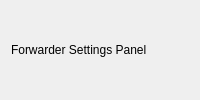
<?xml version="1.0" encoding="UTF-8"?>
<ui version="4.0">
<widget class="QWidget" name="forwarder_settings_panel"><layout class="QVBoxLayout" name="forwarder_settings_panelLayout"><item><widget class="QLabel" name="forwarder_settings_panelLabel"><property name="text"><string>Forwarder Settings Panel</string></property></widget></item></layout></widget>

</ui>
